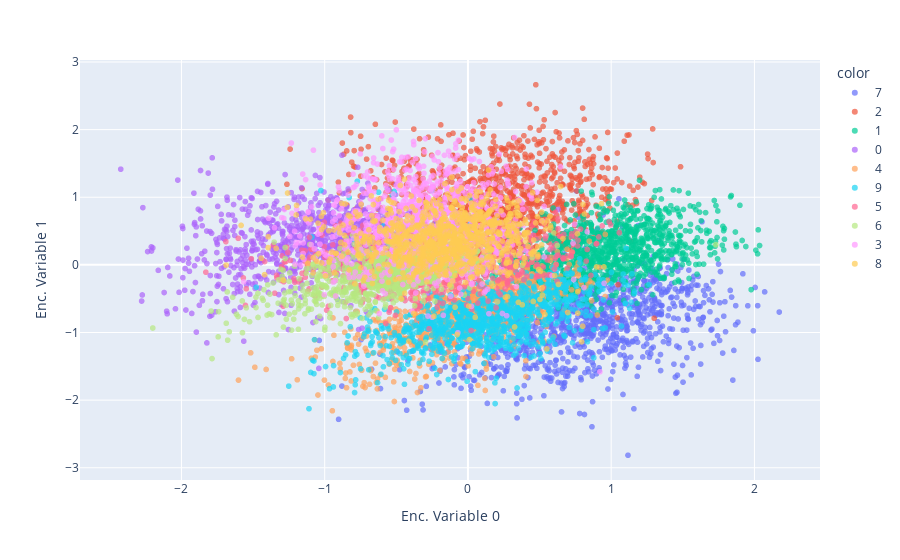

Here is the notebook cell this chart was saved with:
### Code cell
from tqdm import tqdm

encoded_samples = []
for sample in tqdm(test_dataset):
    img = sample[0].unsqueeze(0).to(device)
    label = sample[1]
    # Encode image
    vae.eval()
    with torch.no_grad():
        encoded_img  = vae.encoder(img)
    # Append to list
    encoded_img = encoded_img.flatten().cpu().numpy()
    encoded_sample = {f"Enc. Variable {i}": enc for i, enc in enumerate(encoded_img)}
    encoded_sample['label'] = label
    encoded_samples.append(encoded_sample)
    
encoded_samples = pd.DataFrame(encoded_samples)
encoded_samples


from sklearn.manifold import TSNE
import plotly.express as px

px.scatter(encoded_samples, x='Enc. Variable 0', y='Enc. Variable 1', color=encoded_samples.label.astype(str), opacity=0.7)

### Figure 1 — Plotly figure (JSON) as saved in the notebook; plotly's stock layout.template omitted (floating-point values rounded to 4 significant figures; data arrays with more than 128 entries replaced by an {"elided": "..."} marker saying what was removed)
{"data": [{"hovertemplate": "color=7<br>Enc. Variable 0=%{x}<br>Enc. Variable 1=%{y}<extra></extra>", "legendgroup": "7", "marker": {"color": "#636efa", "opacity": 0.7, "symbol": "circle"}, "mode": "markers", "name": "7", "showlegend": true, "type": "scattergl", "x": {"elided": "1028 float values"}, "xaxis": "x", "y": {"elided": "1028 float values"}, "yaxis": "y"}, {"hovertemplate": "color=2<br>Enc. Variable 0=%{x}<br>Enc. Variable 1=%{y}<extra></extra>", "legendgroup": "2", "marker": {"color": "#EF553B", "opacity": 0.7, "symbol": "circle"}, "mode": "markers", "name": "2", "showlegend": true, "type": "scattergl", "x": {"elided": "1032 float values"}, "xaxis": "x", "y": {"elided": "1032 float values"}, "yaxis": "y"}, {"hovertemplate": "color=1<br>Enc. Variable 0=%{x}<br>Enc. Variable 1=%{y}<extra></extra>", "legendgroup": "1", "marker": {"color": "#00cc96", "opacity": 0.7, "symbol": "circle"}, "mode": "markers", "name": "1", "showlegend": true, "type": "scattergl", "x": {"elided": "1135 float values"}, "xaxis": "x", "y": {"elided": "1135 float values"}, "yaxis": "y"}, {"hovertemplate": "color=0<br>Enc. Variable 0=%{x}<br>Enc. Variable 1=%{y}<extra></extra>", "legendgroup": "0", "marker": {"color": "#ab63fa", "opacity": 0.7, "symbol": "circle"}, "mode": "markers", "name": "0", "showlegend": true, "type": "scattergl", "x": {"elided": "980 float values"}, "xaxis": "x", "y": {"elided": "980 float values"}, "yaxis": "y"}, {"hovertemplate": "color=4<br>Enc. Variable 0=%{x}<br>Enc. Variable 1=%{y}<extra></extra>", "legendgroup": "4", "marker": {"color": "#FFA15A", "opacity": 0.7, "symbol": "circle"}, "mode": "markers", "name": "4", "showlegend": true, "type": "scattergl", "x": {"elided": "982 float values"}, "xaxis": "x", "y": {"elided": "982 float values"}, "yaxis": "y"}, {"hovertemplate": "color=9<br>Enc. Variable 0=%{x}<br>Enc. Variable 1=%{y}<extra></extra>", "legendgroup": "9", "marker": {"color": "#19d3f3", "opacity": 0.7, "symbol": "circle"}, "mode": "markers", "name": "9", "showlegend": true, "type": "scattergl", "x": {"elided": "1009 float values"}, "xaxis": "x", "y": {"elided": "1009 float values"}, "yaxis": "y"}, {"hovertemplate": "color=5<br>Enc. Variable 0=%{x}<br>Enc. Variable 1=%{y}<extra></extra>", "legendgroup": "5", "marker": {"color": "#FF6692", "opacity": 0.7, "symbol": "circle"}, "mode": "markers", "name": "5", "showlegend": true, "type": "scattergl", "x": {"elided": "892 float values"}, "xaxis": "x", "y": {"elided": "892 float values"}, "yaxis": "y"}, {"hovertemplate": "color=6<br>Enc. Variable 0=%{x}<br>Enc. Variable 1=%{y}<extra></extra>", "legendgroup": "6", "marker": {"color": "#B6E880", "opacity": 0.7, "symbol": "circle"}, "mode": "markers", "name": "6", "showlegend": true, "type": "scattergl", "x": {"elided": "958 float values"}, "xaxis": "x", "y": {"elided": "958 float values"}, "yaxis": "y"}, {"hovertemplate": "color=3<br>Enc. Variable 0=%{x}<br>Enc. Variable 1=%{y}<extra></extra>", "legendgroup": "3", "marker": {"color": "#FF97FF", "opacity": 0.7, "symbol": "circle"}, "mode": "markers", "name": "3", "showlegend": true, "type": "scattergl", "x": {"elided": "1010 float values"}, "xaxis": "x", "y": {"elided": "1010 float values"}, "yaxis": "y"}, {"hovertemplate": "color=8<br>Enc. Variable 0=%{x}<br>Enc. Variable 1=%{y}<extra></extra>", "legendgroup": "8", "marker": {"color": "#FECB52", "opacity": 0.7, "symbol": "circle"}, "mode": "markers", "name": "8", "showlegend": true, "type": "scattergl", "x": {"elided": "974 float values"}, "xaxis": "x", "y": {"elided": "974 float values"}, "yaxis": "y"}], "layout": {"legend": {"title": {"text": "color"}, "tracegroupgap": 0}, "margin": {"t": 60}, "xaxis": {"anchor": "y", "domain": [0, 1], "title": {"text": "Enc. Variable 0"}}, "yaxis": {"anchor": "x", "domain": [0, 1], "title": {"text": "Enc. Variable 1"}}}}
